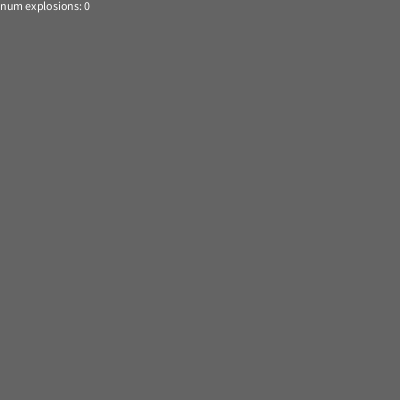
Frame 1 (no input)
Frame 60 (the mouse pressed at the canvas centre just before this capture): identical to frame 1, image omitted
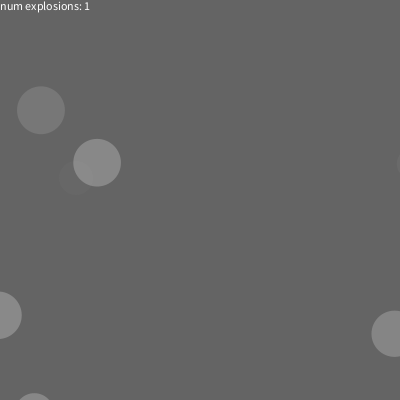
Frame 120 (the mouse held since frame 60 and released just before this capture)

The Processing sketch that drew these frames (run headless with seeded random() and noise(); from frame 60 on, the mouse is pressed at the canvas centre):

// Processing sketch: Explode
// ── Explode.pde
// Explode
//
// A simple explosion of Circles that
// demonstrates using a class within
// another class.
//
// Click to create an explosion.
//
// Dan Wilcox danomatika.com

ArrayList<Explosion> explosions;

void setup() {
  size(400, 400);

  explosions = new ArrayList<Explosion>();
}

void draw() {
  background(100);
  
  // update and draw the explosions
  for(int i = 0; i < explosions.size(); ++i) {
    Explosion e = explosions.get(i);
    e.update();
    if(e.doneExploding) { // done, so remove
      explosions.remove(e);  
    }
    else { // keep going
      e.draw();
    }
  }
  
  fill(255);
  textAlign(LEFT);
  text("num explosions: "+explosions.size(), 0, 10);
}

// add a new explosion where the mouse clicks
void mousePressed() {
  Explosion e = new Explosion();
  e.explodeAt(mouseX, mouseY);
  explosions.add(e);
}
// ── Circle.pde

// particle class
class Circle {
  
  float x, y; // position
  float velX, velY; // velocity
  float diameter; // size
  
  boolean alive = true; // is the circle currently alive?
  long birth; // when the circle was born
  long life; // number of ms this circle can stay alive
  
  // constructor
  Circle() {
    x = random(width);
    y = random(height);
    diameter = random(30, 50);
    velX = random(-8, 8);
    velY = random(-8, 8);
    birth = millis(); // the current time
    life = int(random(1000, 3000)); // random life span from 1-3 secs
  }
  
  // update the position & check if still alive
  void update() {
    
    // update the pos
    x = x + velX;
    y = y + velY;
    
    // check if the circle is dead aka life longer than 5 seconds
    // current time - when circle was born
    if(millis() - birth > life) {
      alive = false;
    }
  }
  
  // draw the circle to the screen
  void draw() {
    
    // fade the circle's alpha based on it's age
    // from 160 - 0 so it fades out
    long age = millis() - birth;
    float alpha = map(age, 0, life, 160, 0);
    
    // draw the circle
    noStroke();
    fill(200, 200, 200, alpha);
    ellipse(x, y, diameter, diameter);
  }
}
// ── Explosion.pde

// particle class manager
class Explosion {
 
  // our circles for the explosion
  ArrayList<Circle> circles;

  // whether we're done exploding or not
  boolean doneExploding = false;
  
  // create a random number of circles
  Explosion() {
    circles = new ArrayList<Circle>();
    int numCircles = int(random(20, 50));
    for(int i = 0; i < numCircles; i++) {
      Circle c = new Circle();
      circles.add(c);
    }
  }
  
  // set the circle positions
  void explodeAt(float x, float y) {
    for(int i = 0; i < circles.size(); i++) {
      Circle c = circles.get(i);
      c.x = x;
      c.y = y;
    }
  }
  
  // update the circles
  void update() {
    for(int i = 0; i < circles.size(); i++) {
      Circle c = circles.get(i);
      
      // move the circle & decide if it's alive or not
      c.update();
      
      // if the circle is dead, get rid of the body
      if(c.alive == false) {
        circles.remove(c);  
      }
     }
     
     // all the circles are dead, so we're done
     if(circles.size() == 0) {
       doneExploding = true;  
     }
  }
  
  // draw the circles
  void draw() {
    for(int i = 0; i < circles.size(); i++) {
      Circle c = circles.get(i);
      c.draw();  
    }
  }
}
